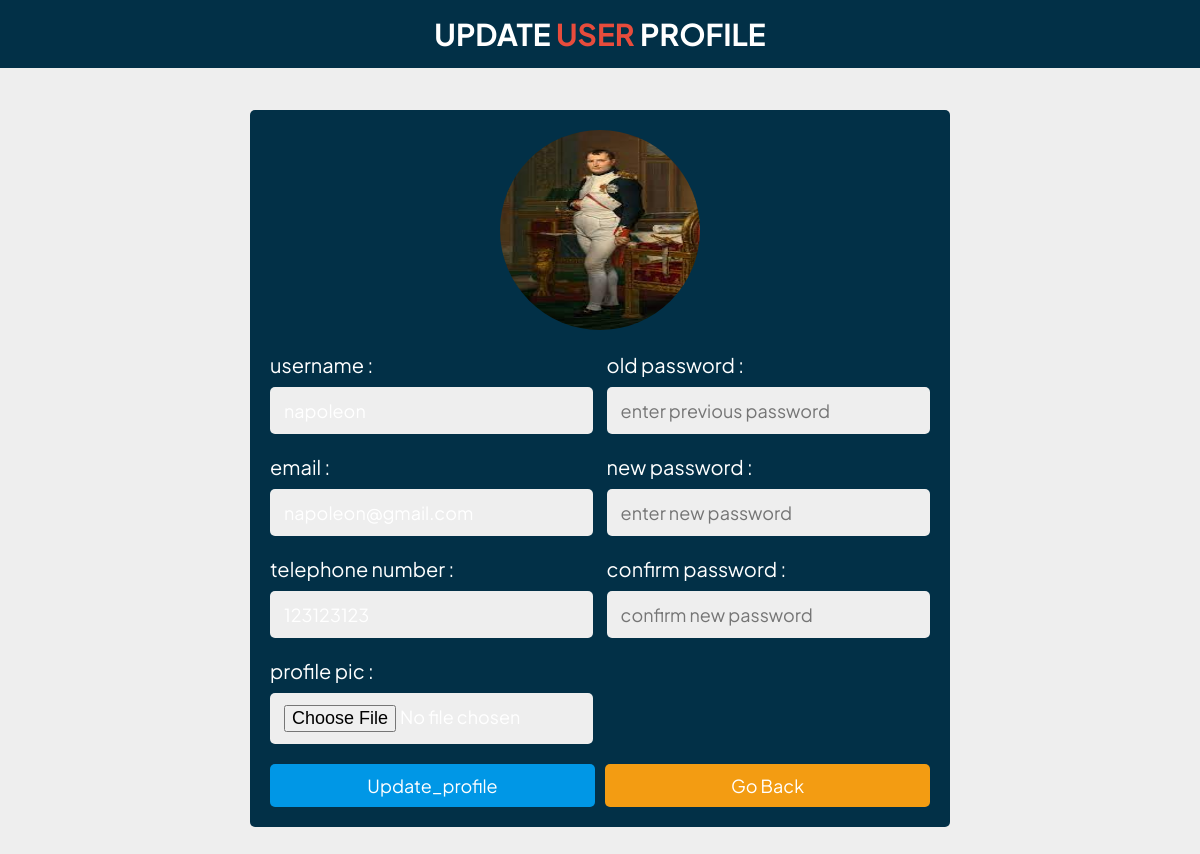
The page /e-library/account/update_profile.php (signed in) on the database its author committed.
### tables this page shows
CREATE TABLE `users` (
  `id_user` int(11) NOT NULL,
  `image` varchar(255) NOT NULL,
  `username` varchar(255) NOT NULL,
  `email` varchar(255) NOT NULL,
  `t_number` varchar(255) NOT NULL,
  `password` varchar(255) NOT NULL,
  `user_type` varchar(255) NOT NULL DEFAULT 'user'
);

### e-library/account/update_profile.php (the view, shortened to what this page needs)
<?php
include 'connection.php';
$user_name = $_SESSION['user_name'];
?>
<!DOCTYPE html>
<html lang="en">
<head>
   <link rel="stylesheet" href="https://cdnjs.cloudflare.com/ajax/libs/font-awesome/6.1.1/css/all.min.css">
   <link rel="stylesheet" href="style/style_account.css">
</head>
<body>
<h1 class="title"> update <span>user</span> profile </h1>
<section class="update-profile-container">
   <?php
      $select_profile = mysqli_query($conn, "SELECT * FROM `users` WHERE username = '$user_name'");
      while($fetch_profile = mysqli_fetch_array($select_profile)) {
   ?>
   <form action="" method="post" enctype="multipart/form-data">
      <img src="../img-profile/<?= $fetch_profile['image']; ?>" alt="">
      <div class="flex">
         <div class="inputBox">
            <span>username : </span>
            <input type="text" name="name" required class="box" placeholder="enter your name" value="<?= $fetch_profile['username']; ?>">
            <span>email : </span>
            <input type="email" name="email" required class="box" placeholder="enter your email" value="<?= $fetch_profile['email']; ?>">
            <span>telephone number : </span>
            <input type="numger" name="t_number" required class="box" placeholder="enter your phone number" value="<?= $fetch_profile['t_number']; ?>">
            <span>profile pic : </span>
            <input type="file" name="image" class="box" accept="image/jpg, image/jpeg, image/png">
         </div>
         <div class="inputBox">
            <span>old password :</span>
            <input type="password" class="box" name="previous_pass" placeholder="enter previous password" >
            <span>new password :</span>
            <input type="password" class="box" name="new_pass" placeholder="enter new password" >
            <span>confirm password :</span>
            <input type="password" class="box" name="confirm_pass" placeholder="confirm new password" >
         </div>
      </div>
      <div class="flex-btn">
         <input type="submit" value="update_profile" name="update" class="btn">
         <a href="account.php" class="option-btn">go back</a>
      </div>
   </form>
   <?php } ?>
</section>
</body>
</html>

### e-library/account/style/style_account.css (style rules this page uses)
:root { --blue:#0097e6; --orange:#f39c12; --red:#e74c3c; --white:#fff; --light-color:#fff; --black:#023047; --light-bg:#eee; }
* { font-family: 'Plus Jakarta Sans', sans-serif; margin:0; padding:0; box-sizing: border-box; outline: none; border:none; text-decoration: none; }
html { font-size: 62.5%; overflow-x: hidden; background-color: var(--light-bg); }
.title { padding: 1.5rem 1rem; font-weight: bold; text-align: center; background-color: var(--black); font-size: 3rem; text-transform: uppercase; color: var(--white); }
.title span { color:var(--red); }
.btn, .delete-btn, .option-btn { display: block; width: 100%; border-radius: .5rem; color:var(--white); font-size: 1.8rem; cursor: pointer; padding:1rem 3rem; text-transform: capitalize; text-align: center; margin-top: 1rem; }
.btn { background-color: var(--blue); }
.option-btn { background-color: var(--orange); }
.flex-btn { display: flex; flex-wrap: wrap; gap:1rem; }
.flex-btn > * { flex:1; }
.update-profile-container { display: flex; align-items: center; justify-content: center; padding:2rem; min-height: 100vh; }
.update-profile-container form { width: 70rem; border-radius: .5rem; background-color: var(--black); padding:2rem; text-align: center; }
.update-profile-container form .flex { text-align: left; display: flex; flex-wrap: wrap; justify-content: space-between; }
.update-profile-container form .flex .inputBox { width: 49%; }
.update-profile-container form img { height: 20rem; width: 20rem; border-radius: 50%; margin-bottom: 1rem; }
.update-profile-container form .flex .inputBox span { font-size: 2rem; color:var(--light-color); display: block; padding-top: 1rem; }
.update-profile-container form .flex .inputBox .box { width: 100%; padding:1.2rem 1.4rem; border-radius: .5rem; font-size: 1.8rem; color:var(--white); margin:1rem 0; background-color: var(--light-bg); }

### rows shown on the page
users: image (picture), name "napoleon", email "napoleon@gmail.com", t_number "123123123"
